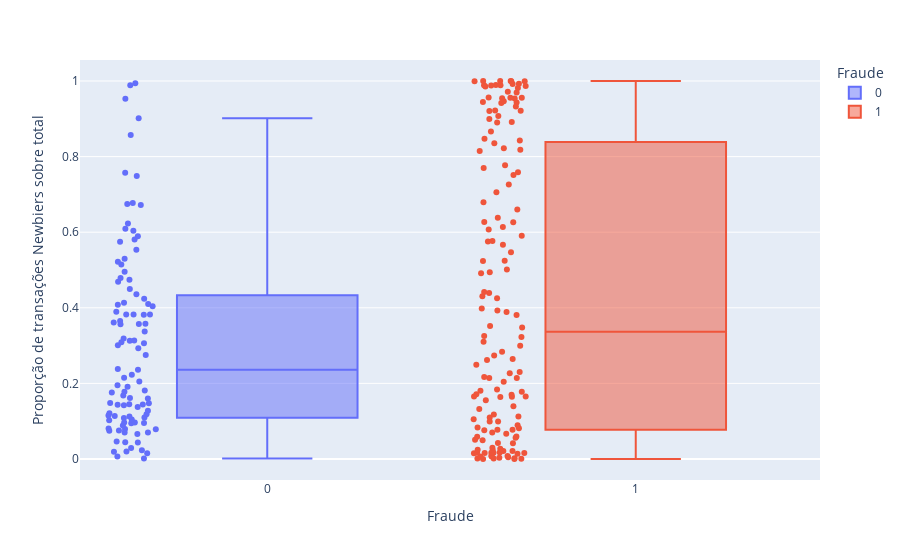

Write notebook code for a chart like this one.
### Code cell
fig = px.box(df_newbiers_boxplot, x="Fraude", y="Proporção de transações Newbiers sobre total", points="all", log_y=False, color='Fraude')
fig.show()

### Figure 1 — Plotly figure (JSON) as saved in the notebook; plotly's stock layout.template omitted (floating-point values rounded to 4 significant figures; data arrays with more than 128 entries replaced by an {"elided": "..."} marker saying what was removed)
{"data": [{"alignmentgroup": "True", "boxpoints": "all", "hovertemplate": "Fraude=%{x}<br>Proporção de transações Newbiers sobre total=%{y}<extra></extra>", "legendgroup": "0", "marker": {"color": "#636efa"}, "name": "0", "notched": false, "offsetgroup": "0", "orientation": "v", "showlegend": true, "type": "box", "x": [0, 0, 0, 0, 0, 0, 0, 0, 0, 0, 0, 0, 0, 0, 0, 0, 0, 0, 0, 0, 0, 0, 0, 0, 0, 0, 0, 0, 0, 0, 0, 0, 0, 0, 0, 0, 0, 0, 0, 0, 0, 0, 0, 0, 0, 0, 0, 0, 0, 0, 0, 0, 0, 0, 0, 0, 0, 0, 0, 0, 0, 0, 0, 0, 0, 0, 0, 0, 0, 0, 0, 0, 0, 0, 0, 0, 0, 0, 0, 0, 0, 0, 0, 0, 0, 0, 0, 0, 0, 0, 0, 0, 0, 0, 0, 0, 0, 0, 0, 0, 0, 0, 0], "x0": " ", "xaxis": "x", "y": [0.4495, 0.6747, 0.1213, 0.3008, 0.5147, 0.195, 0.1616, 0.08849, 0.1042, 0.4043, 0.1682, 0.5294, 0.1445, 0.09505, 0.1436, 0.04389, 0.6773, 0.1026, 0.1149, 0.1448, 0.3064, 0.1761, 0.3648, 0.3186, 0.09445, 0.006534, 0.4237, 0.2384, 0.9886, 0.5894, 0.293, 0.9016, 0.07486, 0.04654, 0.3815, 0.4786, 0.7575, 0.3374, 0.4077, 0.2231, 0.6231, 0.4745, 0.1485, 0.581, 0.06985, 0.07043, 0.1085, 0.3825, 0.3128, 0.02929, 0.3822, 0.4098, 0.01511, 0.6092, 0.1375, 0.09632, 0.1813, 0.7487, 0.1184, 0.3574, 0.1779, 0.4361, 0.08065, 0.9531, 0.3565, 0.6037, 0.5538, 0.07895, 0.1099, 0.066, 0.9939, 0.8571, 0.02324, 0.1914, 0.01997, 0.1598, 0.1421, 0.2151, 0.114, 0.1279, 0.4689, 0.1124, 0.5216, 0.01937, 0.4137, 0.382, 0.2049, 0.3091, 0.001482, 0.07547, 0.04412, 0.3577, 0.3614, 0.3132, 0.09645, 0.6722, 0.2751, 0.4955, 0.3898, 0.07921, 0.575, 0.2361, 0.1473], "y0": " ", "yaxis": "y"}, {"alignmentgroup": "True", "boxpoints": "all", "hovertemplate": "Fraude=%{x}<br>Proporção de transações Newbiers sobre total=%{y}<extra></extra>", "legendgroup": "1", "marker": {"color": "#EF553B"}, "name": "1", "notched": false, "offsetgroup": "1", "orientation": "v", "showlegend": true, "type": "box", "x": {"elided": "148 int values"}, "x0": " ", "xaxis": "x", "y": {"elided": "148 float values"}, "y0": " ", "yaxis": "y"}], "layout": {"autosize": true, "boxmode": "overlay", "legend": {"title": {"text": "Fraude"}, "tracegroupgap": 0}, "margin": {"t": 60}, "xaxis": {"anchor": "y", "autorange": true, "categoryarray": [0, 1], "categoryorder": "array", "domain": [0, 1], "range": [-0.5071, 1.5], "title": {"text": "Fraude"}, "type": "linear"}, "yaxis": {"anchor": "x", "autorange": true, "domain": [0, 1], "range": [-0.05555, 1.056], "title": {"text": "Proporção de transações Newbiers sobre total"}, "type": "linear"}}}
